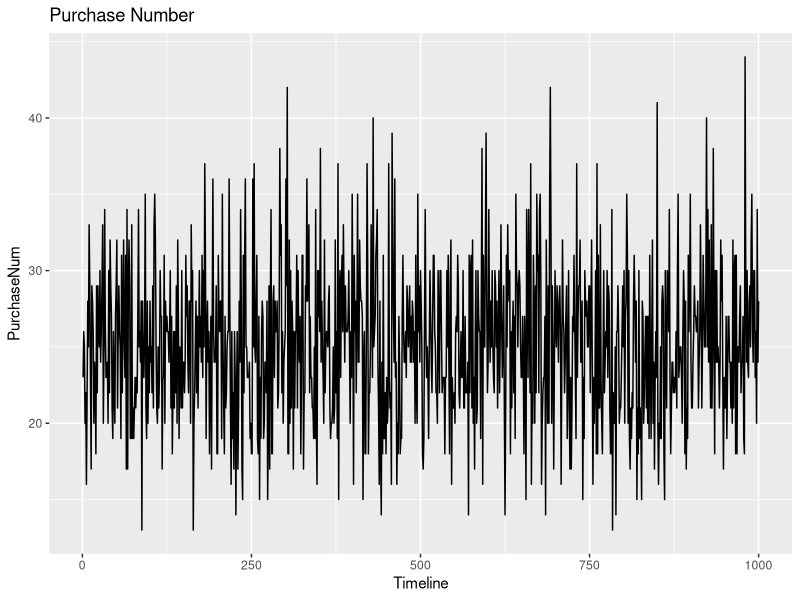
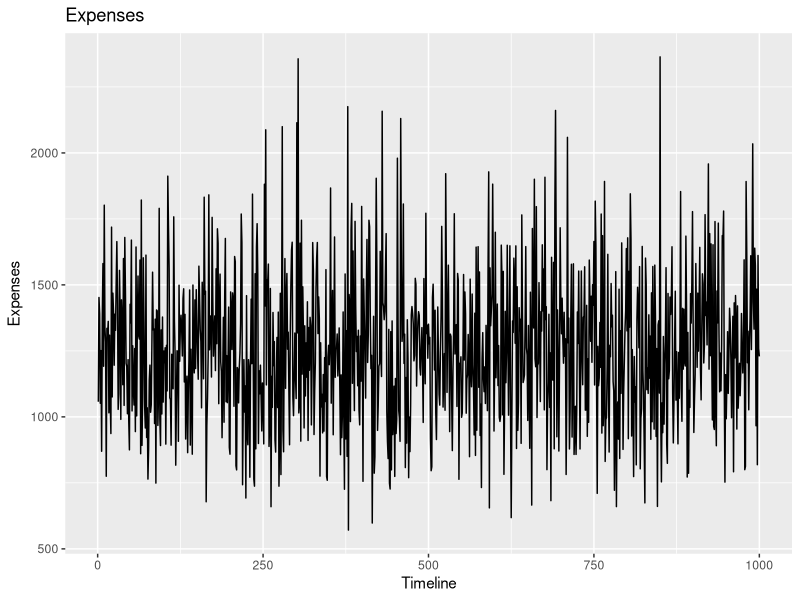

These charts were generated, in order, by the following R code:
# Imitating the amount of expenses in following:
# A person, older than 65 y.o., buys some medicine during 1 year.
# The number of purchases ~ Po(25), purchase's amount of money ~ U(5,95)

# calculating total costs for each year by the number of purchases
CostCalculate <- function(num)
{
  return(sum(runif(num, 5, 95)))
}

DrawPlot <- function(title, x = Timeline, y)
{
  ggplot(data = NULL, aes(x, y)) + geom_path() + ggtitle(title) + xlab(substitute(x)) + ylab(substitute(y))
}

library(ggplot2)
  
# number of years to imitate independently
Y <- 1000
Timeline <- seq(from = 1, to = Y, by = 1)

# imitating Y years for one person:
# number of purchases
PurchaseNum <- rpois(Y,25)
Expenses <- sapply(PurchaseNum, CostCalculate)

DrawPlot(y = PurchaseNum, title = "Purchase Number")
DrawPlot(y = Expenses, title = "Expenses")

AvgCost <- mean(Expenses)
print("Average expenses cost is:")
print(AvgCost)

# P{costs per year >= 2000} - ?
p <- length(Expenses[Expenses >= 2000])/length(Expenses)
print("P{costs per year >= 2000} is:")
print(p)